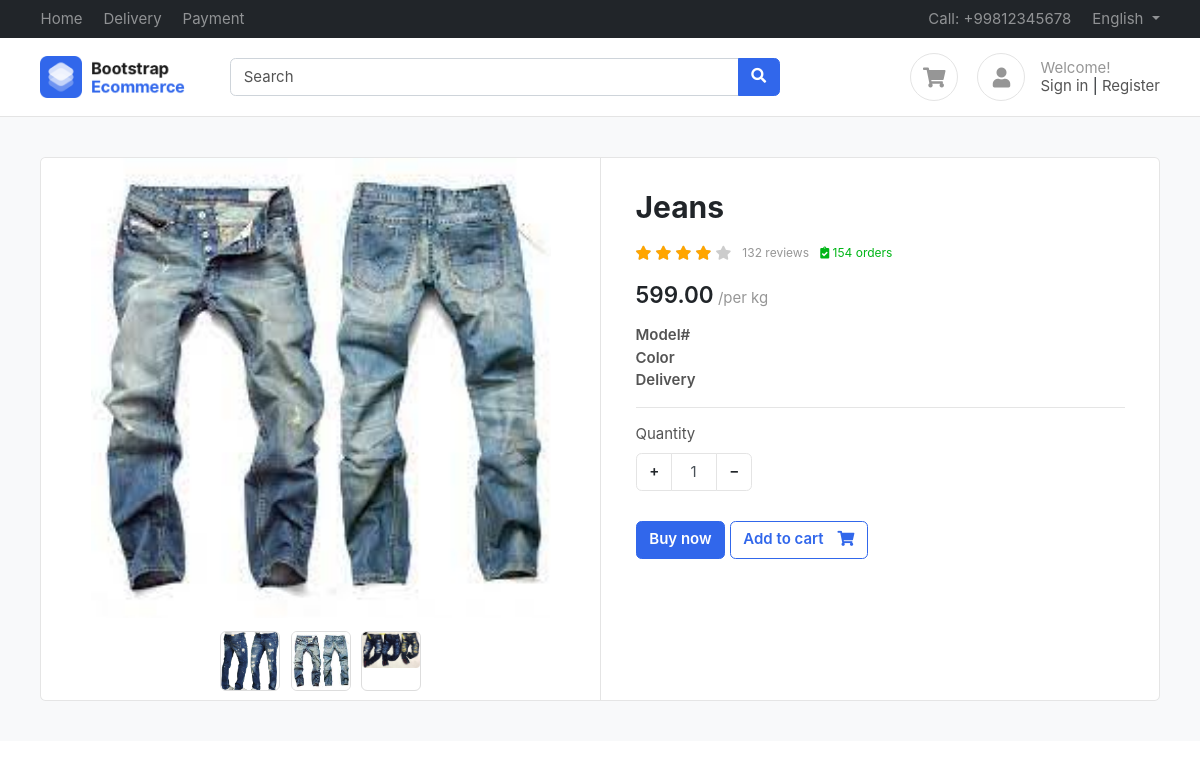
/product/jeans/, run on an earlier commit of the app's database.
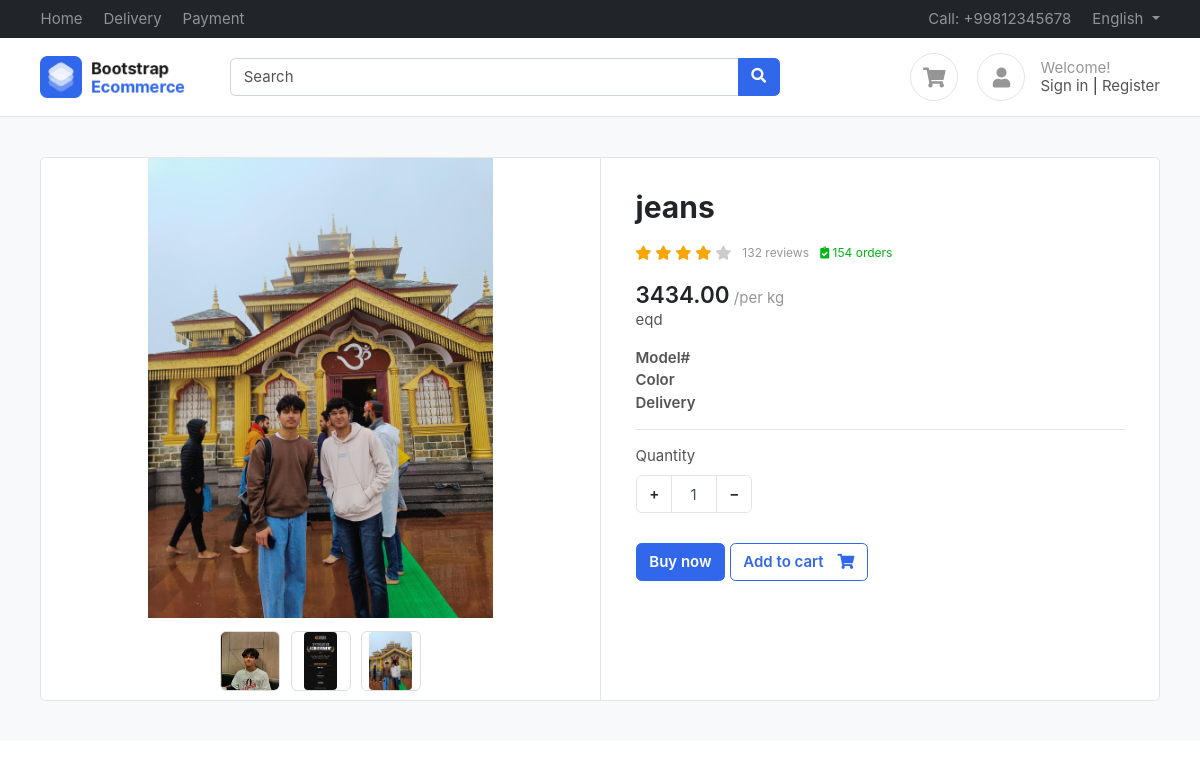
And on a later commit of the database.
### products/models.py (models this page shows, shortened)
class Product(Basemodel):
    slug = models.SlugField(unique=True, null=True,blank=True)
    product_name=models.CharField(max_length=100)
    category=models.ForeignKey(Category, on_delete=models.CASCADE,related_name="products")
    price=models.IntegerField()
    product_description=models.TextField()
    color_variant = models.ManyToManyField(ColorVariant , blank=True)
    size_variant = models.ManyToManyField(SizeVariant , blank=True)

class ProductImage(Basemodel):
    product=models.ForeignKey(Product,on_delete=models.CASCADE, related_name="product_images")
    image=models.ImageField(upload_to="product")

### products/views.py (the view)
# urls.py: path('<slug>/',get_product, name="get_product"),
def get_product(request, slug):
    try:
        product = Product.objects.get(slug=slug)
        context = {'product': product}
        selected_size = request.GET.get('size')
        if selected_size:
            context['selected_size'] = selected_size
            updated_price = product.get_product_price_by_size(selected_size)
            context['updated_price'] = updated_price
        return render(request, 'product/product.html', context=context)
    except Exception as e:
        print(e)

### templates/product/product.html (shortened to what this page needs)
{% extends "base/base.html" %}
{% block start %}
<section class="section-content padding-y bg">
  <div class="container">
    <div class="card">
      <div class="row no-gutters">
        <aside class="col-md-6">
          <article class="gallery-wrap">
            <div class="img-big-wrap">
              <div> <a href="#"><img src="{% if product.product_images.first %}{{ product.product_images.first.image.url }}{% endif %}"></a></div>
            </div>
            <div class="thumbs-wrap">
              {% for image in product.product_images.all %}
              <a href="#" class="item-thumb"> <img src="{{ image.image.url }}"></a>
              {% endfor %}
            </div>
          </article>
        </aside>
        <main class="col-md-6 border-left">
          <article class="content-body">
            <h2 class="title">{{ product.product_name }}</h2>
            <div class="rating-wrap my-3">
              <ul class="rating-stars">
                <li style="width:80%" class="stars-active">
                  <i class="fa fa-star"></i> <i class="fa fa-star"></i>
                  <i class="fa fa-star"></i> <i class="fa fa-star"></i>
                </li>
                <li>
                  <i class="fa fa-star"></i> <i class="fa fa-star"></i>
                  <i class="fa fa-star"></i> <i class="fa fa-star"></i>
                  <i class="fa fa-star"></i>
                </li>
              </ul>
              <small class="label-rating text-muted">132 reviews</small>
              <small class="label-rating text-success"> <i class="fa fa-clipboard-check"></i> 154 orders </small>
            </div>
            {% if selected_size %}
            <var class="price h4">$
                {% if updated_price %}
                    {{ updated_price }}
                {% else %}
                    {{ product.price }}
                {% endif %}
                .00</var>
            {% else %}
            <var class="price h4">{{ product.price }}.00</var>
            {% endif %}
            <span class="text-muted">/per kg</span>
            <p>{{ product.product_description }}</p>
            <dl class="row">
              <dt class="col-sm-3">Model#</dt>
              <dd class="col-sm-9">{{ product.model_number }}</dd>
              <dt class="col-sm-3">Color</dt>
              <dd class="col-sm-9">{{ product.color }}</dd>
              <dt class="col-sm-3">Delivery</dt>
              <dd class="col-sm-9">{{ product.delivery_info }}</dd>
            </dl>
            <hr>
            <div class="form-row">
              <div class="form-group col-md flex-grow-0">
                <label>Quantity</label>
                <div class="input-group mb-3 input-spinner">
                  <div class="input-group-prepend">
                    <button class="btn btn-light" type="button" id="button-plus"> + </button>
                  </div>
                  <input type="text" class="form-control" value="1">
                  <div class="input-group-append">
                    <button class="btn btn-light" type="button" id="button-minus"> − </button>
                  </div>
                </div>
              </div>
            </div>
            <a href="#" class="btn btn-primary"> Buy now </a>
            <a href="{% url 'add_to_cart' product.uid %}?variant={{ selected_size }}" class="btn btn-outline-primary"> <span class="text">Add to cart</span> <i class="fas fa-shopping-cart"></i> </a>
          </article>
        </main>
      </div>
    </div>
  </div>
</section>
{% endblock %}

### templates/base/base.html (shortened to what this page needs)
<!DOCTYPE HTML>
<html lang="en">
<head>
<link href="/media/css/bootstrap.css" rel="stylesheet" type="text/css"/>
<link href="/media/fonts/fontawesome/css/all.min.css" type="text/css" rel="stylesheet">
<link href="/media/css/ui.css" rel="stylesheet" type="text/css"/>
<link href="/media/css/responsive.css" rel="stylesheet" />
</head>
<body>
	<header class="section-header">
		<nav class="navbar navbar-dark navbar-expand p-0 bg-dark">
		<div class="container">
			<ul class="navbar-nav d-none d-md-flex mr-auto">
				<li class="nav-item"><a class="nav-link" href="#">Home</a></li>
				<li class="nav-item"><a class="nav-link" href="#">Delivery</a></li>
				<li class="nav-item"><a class="nav-link" href="#">Payment</a></li>
			</ul>
			<ul class="navbar-nav">
				<li class="nav-item"><a href="#" class="nav-link"> Call: +99812345678 </a></li>
				<li class="nav-item dropdown">
					 <a href="#" class="nav-link dropdown-toggle" data-toggle="dropdown"> English </a>
				</li>
			</ul>
		  </div>
		</nav>
		<section class="header-main border-bottom">
			<div class="container">
		<div class="row align-items-center">
			<div class="col-lg-2 col-4">
				<div class="brand-wrap">
					<img class="logo" src="images/logo.png">
				</div>
			</div>
			<div class="col-lg-6 col-sm-12">
				<form action="#" class="search">
					<div class="input-group w-100">
						<input type="text" class="form-control" placeholder="Search">
						<div class="input-group-append">
						  <button class="btn btn-primary" type="submit">
							<i class="fa fa-search"></i>
						  </button>
						</div>
					</div>
				</form>
			</div>
			<div class="col-lg-4 col-sm-6 col-8">
				<div class="widgets-wrap float-md-right">
					<div class="widget-header  mr-3">
						<a href="#" class="icon icon-sm rounded-circle border"><i class="fa fa-shopping-cart"></i></a>
					</div>
					<div class="widget-header icontext">
						<a href="#" class="icon icon-sm rounded-circle border"><i class="fa fa-user"></i></a>
						<div class="text">
							<span class="text-muted">Welcome!</span>
							<div>
								<a href="#">Sign in</a> |
								<a href="#"> Register</a>
							</div>
						</div>
					</div>
				</div>
			</div>
		</div>
			</div>
		</section>
		</header>
        {% block start %}
        {% endblock %}
</body>
</html>

### public/static/css/ui.css (style rules this page uses)
html { font-family: 'Inter', sans-serif; font-size: 15px; }
.content-body { flex: 1 1 auto; padding: 2rem 2.3rem; }
.icon-xs, .icon-sm, .icon-md, .icon-lg { display: inline-block; text-align: center; flex-shrink: 0; flex-grow: 0; }
.icon-sm { width: 48px; height: 48px; line-height: 48px; font-size: 20px; }
.padding-y { padding-top: 40px; padding-bottom: 40px; }
var { font-style: normal; }
article:after, .form-group:after { display: block; clear: both; content: ""; }
.bg { background-color: #f8f9fa; }
.card .title { color: #212529; }
.header-main { position: relative; padding-top: 1rem; padding-bottom: 1rem; }
.brand-wrap .logo, .navbar-brand .logo { margin-right: 7px; max-height: 42px; display: inline-block; }
.widget-header { display: inline-block; vertical-align: middle; position: relative; }
.widget-header a { color: #545454; }
.widget-header i { color: #969696; }
.btn-light { background-color: #fff; border-color: #e4e4e4; }
.btn .text + i { margin-left: 10px; }
dl[class="row"] { margin-bottom: 0; }
.icontext { display: inline-flex; align-items: center; vertical-align: middle; }
.icontext .text { width: 100%; line-height: 1.2; color: #212529; }
.icontext .icon { position: relative; margin-right: 15px; flex-shrink: 0; flex-grow: 0; }
.price { font-weight: 600; color: #212529; }
.label-rating { margin-left: 7px; display: inline-block; vertical-align: middle; }
.rating-stars { display: inline-block; vertical-align: middle; list-style: none; margin: 0; padding: 0; position: relative; white-space: nowrap; clear: both; }
.rating-stars i { font-size: 14px; color: #ccc; display: inline; }
.rating-stars li { display: block; text-overflow: clip; white-space: nowrap; z-index: 1; }
.rating-stars li.stars-active { z-index: 2; position: absolute; top: 0; left: 0; overflow: hidden; }
.rating-stars li.stars-active i { color: orange; }
.input-spinner { width: 120px; flex-wrap: nowrap; display: inline-flex; }
.input-spinner input.form-control { text-align: center; max-width: 46px; flex-basis: 46px; border-color: #e4e4e4; flex-grow: 0; }
.input-spinner .btn { width: 36px; text-align: center; }
.gallery-wrap .img-big-wrap { margin-bottom: 10px; border-radius: 0.37rem; overflow: hidden; background-color: #fff; }
.gallery-wrap .img-big-wrap a { text-align: center; display: block; }
.gallery-wrap .img-big-wrap img { height: 460px; width: auto; display: inline-block; cursor: zoom-in; }
.gallery-wrap .thumbs-wrap { text-align: center; }
.gallery-wrap .thumbs-wrap .item-thumb { width: 60px; height: 60px; border: 1px solid #ddd; border-radius: 6px; margin: 3px; display: inline-block; overflow: hidden; }
.gallery-wrap .thumbs-wrap img { max-width: 100%; max-height: 100%; object-fit: cover; border-radius: 4px; cursor: zoom-in; }

What changed in the data, as far as the page shows it:
removed Product: product_images.first.image (picture), product_name "Jeans", price "599"
removed ProductImage: image (picture)
removed ProductImage: image (picture)
removed ProductImage: image (picture)
added Product: product_images.first.image (picture), product_name "jeans", price "3434", product_description "eqd"
added ProductImage: image (picture)
added ProductImage: image (picture)
added ProductImage: image (picture)
